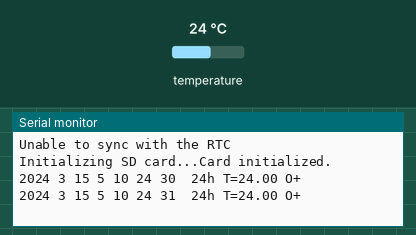
Bench run of a sketch on a simulated Arduino Leonardo, built with avr-gcc and run on an emulated ATmega32U4. On the bench: the last lines printed to the serial monitor. Inputs (shaded band) come from the test bench; at power-on: temperature 24 °C. The local clock reads 2024-03-15 10:24:30 at power-on unless the sketch sets it; storage starts empty.

Above: at 1.7 s.
1.8 s: temperature set to 12 °C
At 3.1 s:
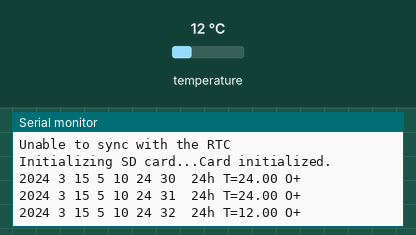
3.3 s: temperature set to 19 °C
At 4.5 s:
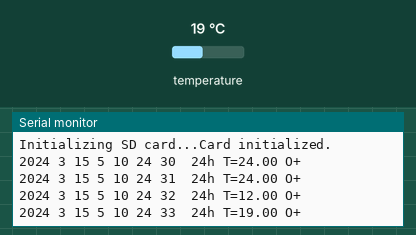

The sketch:

main.ino
```cpp
#include <Wire.h>                  // Library for I2C communication
#include <DS3231.h>                // Library for RTC
#include <SD.h>                    // Library for SD card access
#include <SPI.h>                   // Library for SPI communication#include
#include <TimeLib.h>               // Library for timekeeping
#include <Adafruit_Fingerprint.h>  // BioMetric Reader
#include <SoftwareSerial.h>        // Library for assigning an adittional rx an tx ports

// begining Sd Data logger
const int chipSelect = 4;  // SD card chip select pin
int INTERVAL = 3;          // Interval for data logging (in seconds)
// I2C device found at address 0x57  //
// I2C device found at address 0x68  //

///////////////   Biometriclock ///////////////////

uint8_t id;
int count = 1;
int admin = 1;
bool adminfinger = true;
bool relay = true;
void(* resetFunc) (void) = 0;//declare reset function at address 0
#if (defined(__AVR__) || defined(ESP8266)) && !defined(__AVR_ATmega2560__)
// For UNO and others without hardware serial, we must use software serial...
// pin #2 is IN from sensor (GREEN wire)
// pin #3 is OUT from arduino  (WHITE wire)
// Set up the serial port to use softwareserial..
SoftwareSerial biometricenroll(2, 3);  //is d1(yellow) d2(brown)
const int relayPin1 = A0; // TODO: Change according to your board 14 = d5 for node and wont go high on reset


#else
// On Leonardo/M0/etc, others with hardware serial, use hardware serial!
// #0 is green wire, #1 is white
#define biometricenroll Serial1

#endif


Adafruit_Fingerprint finger = Adafruit_Fingerprint(&biometricenroll);


DS3231 myRTC;             // Pins A4 & A5
bool century = false;
bool h12Flag;
bool pmFlag;
byte alarmDay, alarmHour, alarmMinute, alarmSecond, alarmBits;
bool alarmDy, alarmH12Flag, alarmPmFlag;

void setup() {
  Wire.begin();         // Start the I2C interface
  Serial.begin(57600);  // Initialize serial communication with a baud rate of 57600
    delay(500);

  if (timeStatus() != timeSet)
    Serial.println("Unable to sync with the RTC");  // Print error message if unable to sync with RTC
  else
    Serial.println("RTC has set the system time");  // Print success message if RTC has set the system time
  while (!Serial)
    ;
  {
    ;  // Wait for serial port to connect (needed for native USB port only)
  }

  ///////////  SD Card Set Up ///////////
  Serial.print("Initializing SD card...");

  // Check if the SD card is present and can be initialized
  if (!SD.begin(chipSelect)) {
    Serial.println("Card failed, or not present");  // Print error message if SD card initialization fails
    while (1)
      ;
  }
  Serial.println("Card initialized.");  // Print success message if SD card is initialized successfully
}


void loop() {

  // open Data File on SD card //
  File dataFile = SD.open("profile.txt", FILE_WRITE);

  // send what's going on to the serial monitor.

  // Start with the year
  Serial.print("2");
  dataFile.print("2");
  if (century) {  // Won't need this for 89 years.
    Serial.print("1");
    dataFile.print("1");
  } else {
    Serial.print("0");
    dataFile.print("0");
  }
  Serial.print(myRTC.getYear(), DEC);
  Serial.print(' ');
  dataFile.print(myRTC.getYear(), DEC);
  dataFile.print(" ");

  // then the month
  Serial.print(myRTC.getMonth(century), DEC);
  //    Serial.print(myRTC.getMonth(), DEC);
  Serial.print(" ");
  dataFile.print(myRTC.getMonth(century), DEC);
  dataFile.print(" ");

  // then the date
  Serial.print(myRTC.getDate(), DEC);
  Serial.print(" ");
  dataFile.print(myRTC.getDate(), DEC);
  dataFile.print(" ");

  // and the day of the week
  Serial.print(myRTC.getDoW(), DEC);
  Serial.print(" ");
  dataFile.print(myRTC.getDoW(), DEC);
  dataFile.print(" ");

  // Finally the hour, minute, and second
  Serial.print(myRTC.getHour(h12Flag, pmFlag), DEC);
  Serial.print(" ");
  dataFile.print(myRTC.getHour(h12Flag, pmFlag), DEC);
  dataFile.print(" ");
  Serial.print(myRTC.getMinute(), DEC);
  Serial.print(" ");
  dataFile.print(myRTC.getMinute(), DEC);
  dataFile.print(" ");
  Serial.print(myRTC.getSecond(), DEC);
  Serial.print(" ");
  dataFile.print(myRTC.getSecond(), DEC);
  dataFile.print(" ");
  // Add AM/PM indicator
  if (h12Flag) {
    if (pmFlag) {
      Serial.print(" PM ");
      dataFile.print(" PM ");
    } else {
      Serial.print(" AM ");
      dataFile.print(" AM ");
    }
  } else {
    Serial.print(" 24h ");
    dataFile.print(" 24h ");
  }

  // Display the temperature
  Serial.print("T=");
  Serial.print(myRTC.getTemperature(), 2);
  dataFile.print("T=");
  dataFile.print(myRTC.getTemperature(), 2);

  // Tell whether the time is likely to be valid //
  if (myRTC.oscillatorCheck()) {
    Serial.print(" O+");
    dataFile.print(" O+");
  } else {
    Serial.print(" O-");
    dataFile.print(" O-");
  }


  Serial.println();
  dataFile.print("\r\n");
  dataFile.close();
  delay(1000);
}
```

Measured:
- after the input at 1.8 s, the serial monitor: prints a new line after 0.81 s (image 1)
- after the input at 3.3 s, the serial monitor: prints a new line after 0.35 s (image 2)
